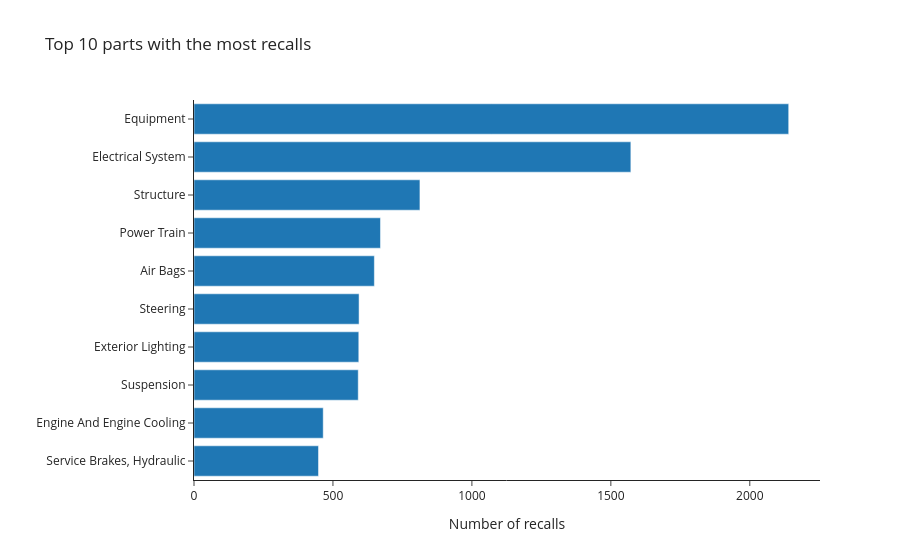

The code cell stored with this chart in its notebook:
### Code cell
top_parts = recalls["part"].value_counts().head(10).sort_values()
px.bar(x=top_parts.values, y=top_parts.index, orientation="h", title="Top 10 parts with the most recalls",
       labels={"x": "Number of recalls", "y": ""}, template="simple_white")

### Figure 1 — Plotly figure (JSON) as saved in the notebook; plotly's stock layout.template omitted (floating-point values rounded to 4 significant figures)
{"data": [{"hovertemplate": "Number of recalls=%{x}<br>=%{y}<extra></extra>", "legendgroup": "", "marker": {"color": "#1F77B4", "pattern": {"shape": ""}}, "name": "", "orientation": "h", "showlegend": false, "textposition": "auto", "type": "bar", "x": [448, 465, 591, 593, 594, 649, 671, 813, 1572, 2140], "xaxis": "x", "y": ["Service Brakes, Hydraulic", "Engine And Engine Cooling", "Suspension", "Exterior Lighting", "Steering", "Air Bags", "Power Train", "Structure", "Electrical System", "Equipment"], "yaxis": "y"}], "layout": {"barmode": "relative", "legend": {"tracegroupgap": 0}, "title": {"text": "Top 10 parts with the most recalls"}, "xaxis": {"anchor": "y", "domain": [0, 1], "title": {"text": "Number of recalls"}}, "yaxis": {"anchor": "x", "domain": [0, 1], "title": {"text": ""}}}}
